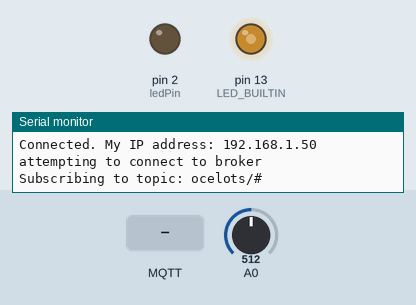
A sketch run on a simulated Arduino Uno WiFi Rev2. Parts: output pins drawn as LEDs (lit = HIGH), the last lines printed to the serial monitor. Inputs (shaded band) come from the test bench; at power-on: A0 = 512. WiFi joins after 1.5 s; servers stay silent unless stated; no MQTT or app messages arrive unless stated; not simulated (calls return 0 or success): arduino_secrets.h.

Above: at 4.7 s.
4.8 s: MQTT message "sendInterval" arrives on the first subscribed topic
At 10.4 s:
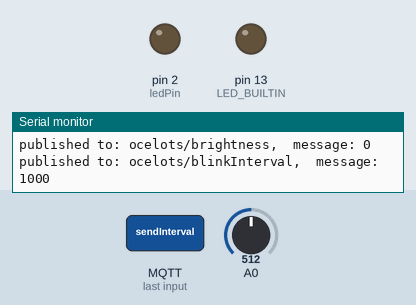
12.6 s: MQTT message "brightness" arrives on the first subscribed topic
At 13.1 s:
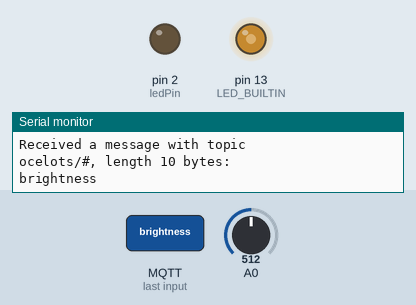
14.1 s: MQTT message "blinkInterval" arrives on the first subscribed topic
At 20.7 s:
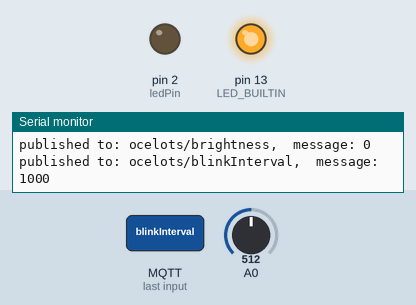
Timing chart, 0 to 21.6 s (numbered marks = the images above; inputs shaded):
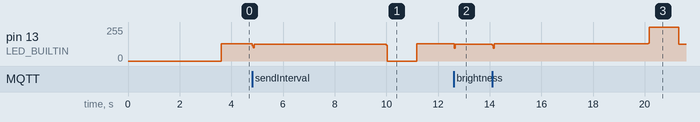

The sketch:

MqttClientSubTopics.ino
```cpp
/*
  MQTT Client Property Changer using subtopics

  This sketch shows how to use MQTT subtopics to get and set
  properties of a microcontroller's program.
  The microcontroller has two blinking LEDs and an analog sensor attached.
  You can change the behavior of the LEDs remotely by publishing
  to the subtopics `/brightness` and `/blinkInterval` and change
  the sensor update rate by publishing to `/sendInterval`.

  This sketch uses https://public.cloud.shiftr.io as the MQTT broker, but others will work as well.
  See https://tigoe.github.io/mqtt-examples/#broker-client-settings for connection details.

  The circuit:
  * any analog input on pin A0;
  * LED on digital pin 2;
  * built-in LED on pin LED_BUILTIN

Libraries used:
  * http://librarymanager/All#WiFiNINA or
  * http://librarymanager/All#WiFi101
  * http://librarymanager/All#ArduinoMqttClient

  the arduino_secrets.h file:
  #define SECRET_SSID ""    // network name
  #define SECRET_PASS ""    // network password
  #define SECRET_MQTT_USER "public" // broker username
  #define SECRET_MQTT_PASS "public" // broker password

  created 5 Jan 2023
  by Tom Igoe
*/

#include <WiFiNINA.h>  // use this for Nano 33 IoT, MKR1010, Uno WiFi
// #include <WiFi101.h>    // use this for MKR1000
#include <ArduinoMqttClient.h>
#include "arduino_secrets.h"

// initialize WiFi connection as SSL:
WiFiSSLClient wifi;
MqttClient mqttClient(wifi);

// an LED to dim is on pin 2:
const int ledPin = 2;

// details for MQTT client:
char broker[] = "public.cloud.shiftr.io";
int port = 8883;
String topic = "ocelots";
String clientID = "arduinoMqttClient-";

// last time the client sent a message, in ms:
long lastTimeSent = 0;
// message sending interval:
int sendInterval = 10 * 1000;
// built-in LED blink interval:
int blinkInterval = 1000;
int lastBlink = 0;

// properties for the LED on pin 2:
int brightness = 0;
int lastBrightness = brightness;
// property for built-in LED:
int status = HIGH;

void setup() {
  // initialize serial:
  Serial.begin(9600);
  // wait for serial monitor to open:
  if (!Serial) delay(3000);

  pinMode(LED_BUILTIN, OUTPUT);
  pinMode(ledPin, OUTPUT);
  // connect to WiFi:
  connectToNetwork();

  // make the clientID unique by adding the last three digits of the MAC address:
  byte mac[6];
  WiFi.macAddress(mac);
  for (int i = 0; i < 3; i++) {
    clientID += String(mac[i], HEX);
  }
  // set the credentials for the MQTT client:
  mqttClient.setId(clientID);
  // if needed, login to the broker with a username and password:
  mqttClient.setUsernamePassword(SECRET_MQTT_USER, SECRET_MQTT_PASS);
}

void loop() {
  //if you disconnected from the network, reconnect:
  if (WiFi.status() != WL_CONNECTED) {
    connectToNetwork();
    // skip the rest of the loop until you are connected:
    return;
  }

  // if not connected to the broker, try to connect:
  if (!mqttClient.connected()) {
    Serial.println("attempting to connect to broker");
    connectToBroker();
  }
  // poll for new messages from the broker:
  mqttClient.poll();

  // once every interval, read the sensor and publish.
  // also publish  sendInterval,  brightness and  blinkInterval:
  if (millis() - lastTimeSent > sendInterval) {
    // get an analog reading:
    int sensorReading = analogRead(A0);
    // make a subtopic for it:
    String subTopic = topic + String("/sensor");
    mqttUpdate(subTopic, String(sensorReading));
    // make a subtopic for the other variables too:
    subTopic = topic + String("/sendInterval");
    mqttUpdate(subTopic, String(sendInterval));
    subTopic = topic + String("/brightness");
    mqttUpdate(subTopic, String(brightness));
    subTopic = topic + String("/blinkInterval");
    mqttUpdate(subTopic, String(blinkInterval));
    lastTimeSent = millis();
  }
  // if  brightness has changed, change the dimming LED:
  if (brightness != lastBrightness) {
    analogWrite(ledPin, brightness);
    lastBrightness = brightness;
  }
  // if blinkInterval has passed, change the state of the blinking LED:
  if (millis() - lastTimeSent > blinkInterval) {
    digitalWrite(LED_BUILTIN, status);
    status = !status;
    lastBlink = millis();
  }
}
// publish a message to a topic:
void mqttUpdate(String thisTopic, String message) {
  if (mqttClient.connected()) {
    // start a new message on the topic:
    mqttClient.beginMessage(thisTopic);
    // print the body of the message:
    mqttClient.print(message);
    // send the message:
    mqttClient.endMessage();
    // send a serial notification:
    Serial.print("published to: ");
    Serial.print(thisTopic);
    Serial.print(",  message: ");
    Serial.println(message);
    // timestamp this message:
    lastTimeSent = millis();
  }
}

boolean connectToBroker() {
  // if the MQTT client is not connected:
  if (!mqttClient.connect(broker, port)) {
    // print out the error message:
    Serial.print("MOTT connection failed. Error no: ");
    Serial.println(mqttClient.connectError());
    // return that you're not connected:
    return false;
  }

  // set the message receive callback:
  mqttClient.onMessage(onMqttMessage);
  // subscribe to a topic and all subtopics:
  Serial.print("Subscribing to topic: ");
  Serial.println(topic + "/#");
  mqttClient.subscribe(topic + "/#");

  // once you're connected, you
  // return that you're connected:
  return true;
}

void onMqttMessage(int messageSize) {
  // we received a message, print out the topic and contents
  Serial.println("Received a message with topic ");
  Serial.print(mqttClient.messageTopic());
  Serial.print(", length ");
  Serial.print(messageSize);
  Serial.println(" bytes:");
  // get the subtopic. Assumes the messageTopic is "topic/" then something:
  String subTopic = mqttClient.messageTopic().substring(topic.length() + 1);
  // an empty string to read the result
  String incoming = "";
  // read the contensts into the string:
  while (mqttClient.available()) {
    incoming += (char)mqttClient.read();
  }
  Serial.println(incoming);

  // change the appropriate variable depending on the subTopic:
  if (subTopic == "sendInterval") {
    sendInterval = incoming.toInt();
  }
  if (subTopic == "brightness") {
    brightness = incoming.toInt();
  }
  if (subTopic == "blinkInterval") {
    blinkInterval = incoming.toInt();
  }
}

void connectToNetwork() {
  // try to connect to the network:
  while (WiFi.status() != WL_CONNECTED) {
    Serial.println("Attempting to connect to: " + String(SECRET_SSID));
    //Connect to WPA / WPA2 network:
    WiFi.begin(SECRET_SSID, SECRET_PASS);
    delay(2000);
  }
  // print IP address once connected:
  Serial.print("Connected. My IP address: ");
  Serial.println(WiFi.localIP());
}
```

Measured:
- after the input at 12.6 s, pin 13 (LED_BUILTIN): 129/255 → 126/255 at once
